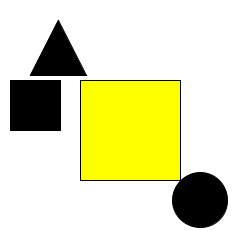
Frame 1 (no input)
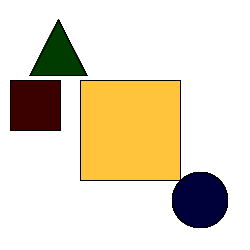
Frame 60 (the mouse pressed at the canvas centre just before this capture)
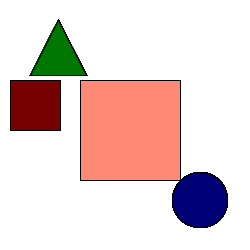
Frame 120 (the mouse held since frame 60 and released just before this capture)

The Processing sketch that drew these frames (run headless with seeded random() and noise(); from frame 60 on, the mouse is pressed at the canvas centre):

// Processing sketch: processing_162084
// ── processing_162084.pde

int blue = 0;
int red = 0;
int green= 0;
int yellow = 255;
int magenta = 0;
void setup() 
{
size(250, 250);
background(255); //set background white
}
void draw() 
{
stroke(0, 0, 0);
fill(0, 0, blue);
ellipse(200, 200, 55, 55);
blue++;
stroke(0, 0, 0);
fill(red, 0, 0);
rect(10, 80, 50, 50);
red++;
fill(0, green, 0);
triangle(30, 75, 58, 20, 86, 75);
green++;
fill(255, yellow, magenta);
rect(80, 80, 100, 100);
yellow--;
magenta++;
}
